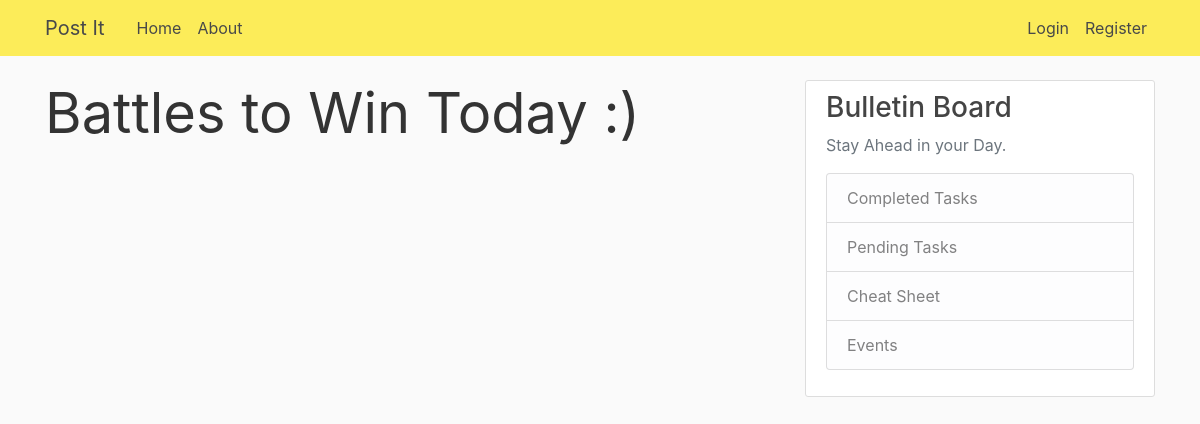
The app's page /, older data.
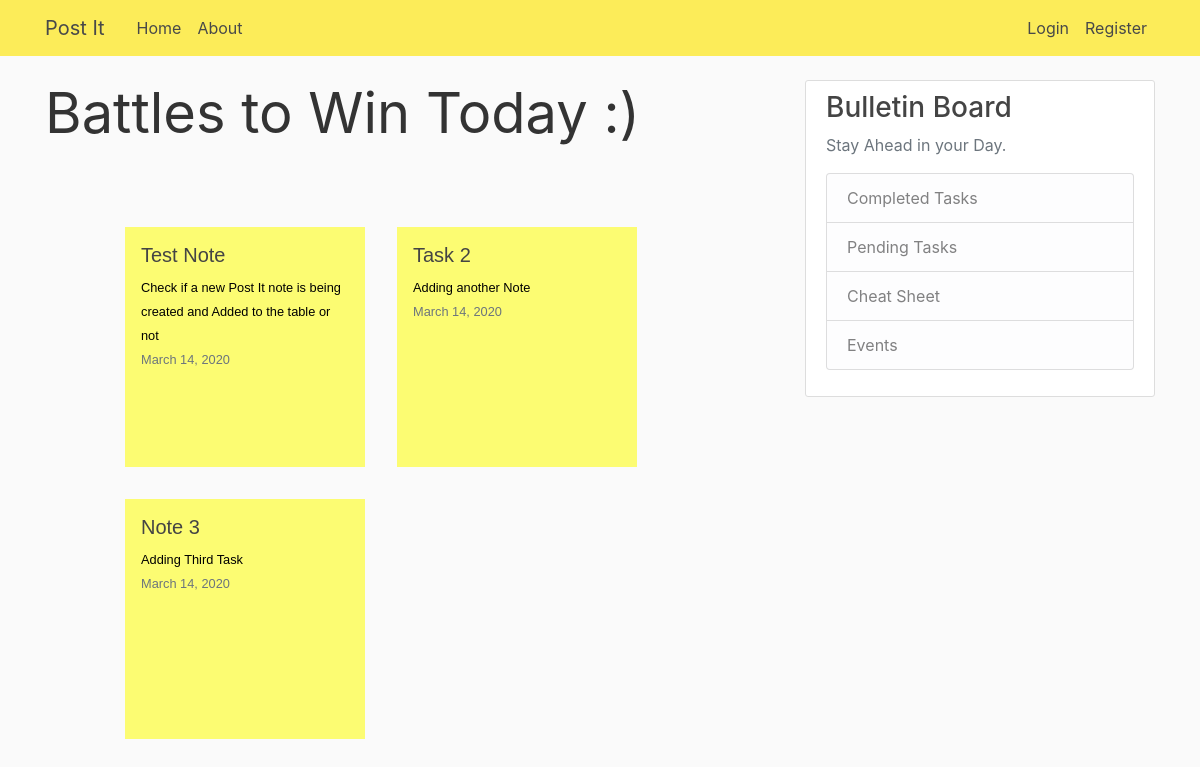
The same page, newer data.
### Notes/models.py (models this page shows, shortened)
class Notes(models.Model):
    task = models.CharField(max_length=1000)
    description = models.CharField(max_length=10000)
    date_posted = models.DateTimeField(default=timezone.now)
    user = models.ForeignKey(User, on_delete=models.CASCADE)

### Notes/views.py (the view)
# urls.py: path('', views.home, name='notes-wall'),
def home(req):
    return render(req, 'Notes/wall.html', context)

### Notes/templates/Notes/wall.html
{% extends "Notes/base.html" %}
{% block content %}
    <div class='display-4'>
        <p >Battles to Win Today :)</p>
    </div>
    <div class='wrapper'>
        <ul class='task-class'>
            {% for note in posts %}
                {%include "Notes/notes.html" with note=note %}
            {% endfor %}
        </ul>
    </div>
{% endblock content%}

### Notes/templates/Notes/base.html (shortened to what this page needs)
{% load static %}
<!DOCTYPE html>
<html lang="en">
<head>
    <link rel="stylesheet" href="https://stackpath.bootstrapcdn.com/bootstrap/4.3.1/css/bootstrap.min.css">
    <link rel="stylesheet" href="{% static 'Notes/main.css' %}">
</head>
<body>
    <header class="site-header">
        <nav class="navbar navbar-expand-md navbar-dark bg-steel fixed-top">
          <div class="container">
            <a class="navbar-brand mr-4" href="{% url 'notes-wall' %}">Post It</a>
            <div class="collapse navbar-collapse" id="navbarToggle">
              <div class="navbar-nav mr-auto">
                <a class="nav-item nav-link" href="{% url 'notes-wall' %}">Home</a>
                <a class="nav-item nav-link" href="{% url 'about-post-it' %}">About</a>
              </div>
              <div class="navbar-nav">
                {% if user.is_authenticated %}
                <a class="nav-item nav-link" href="{% url 'profile' %}">Profile</a>
                <a class="nav-item nav-link" href="{% url 'logout' %}">Logout</a>
                {% else %}
                  <a class="nav-item nav-link" href="{% url 'login' %}">Login</a>
                  <a class="nav-item nav-link" href="{% url 'register' %}">Register</a>
                {% endif %}
              </div>
            </div>
          </div>
        </nav>
      </header>
      <main role="main" class="container">
        <div class="row">
          <div class="col-md-8">
            {% block content %}{% endblock %}
          </div>
          <div class="col-md-4">
            <div class="content-section">
              <h3>Bulletin Board</h3>
              <p class='text-muted'>Stay Ahead in your Day.
                <ul class="list-group">
                  <li class="list-group-item list-group-item-light">Completed Tasks</li>
                  <li class="list-group-item list-group-item-light">Pending Tasks</li>
                  <li class="list-group-item list-group-item-light">Cheat Sheet</li>
                  <li class="list-group-item list-group-item-light">Events</li>
                </ul>
              </p>
            </div>
          </div>
        </div>
      </main>
</body>
</html>

### Notes/templates/Notes/notes.html
{% load static %}
<li>
    <a href="#">
        <h5>{{ note.task }}</h5>
        <div>
            <small>{{ note.description }}</small>
        </div>
        <div>
            <small class="text-muted">{{ note.date_posted | date:"F d, Y" }}</small>
        </div>
    </a>
</li>

### Notes/static/Notes/main.css (style rules this page uses)
body { background: #fafafa; color: #333333; margin-top: 5rem; }
h1, h2, h3, h4, h5, h6 { color: #444444; }
ul { margin: 0; }
nav > div.container > a.navbar-brand { color : #484949; }
.bg-steel { background-color: #fcec59; }
.site-header .navbar-nav .nav-link { color: #484949; }
.content-section { background: #ffffff; padding: 10px 20px; border: 1px solid #dddddd; border-radius: 3px; margin-bottom: 20px; }
.wrapper > * { margin:0; padding:0; }
.wrapper { font-family:arial,sans-serif; font-size:100%; margin:1em; color:#fff; }
.wrapper > h2,p { font-size:100%; font-weight:normal; }
.wrapper > ul,li { list-style:none; }
.wrapper > ul { overflow:hidden; padding:3em; }
.wrapper > ul li a { text-decoration:none; color:#000; background:rgb(252, 252, 114); display:block; height:15em; width:15em; padding:1em; }
.wrapper > ul li { margin:1em; float:left; }

Row changes from the older to the newer data that the page shows:
added Notes: task "Test Note", description "Check if a new Post It note is being created and Added to the table or not", date_posted "March 14, 2020"
added Notes: task "Task 2", description "Adding another Note", date_posted "March 14, 2020"
added Notes: task "Note 3", description "Adding Third Task", date_posted "March 14, 2020"
